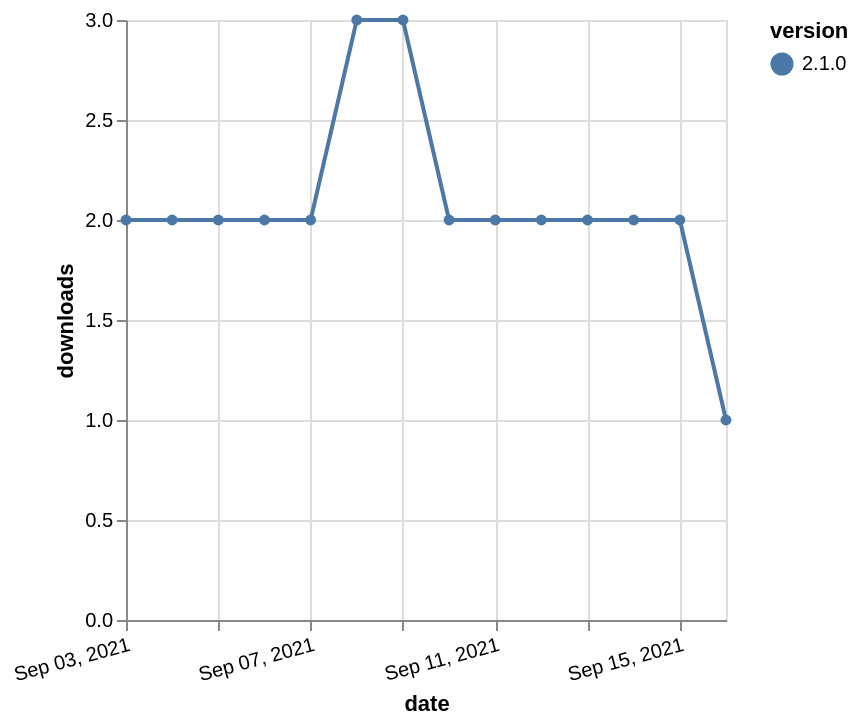

Express this chart as Vega-Lite.
### Vega-Lite specification from a JSON file in a GitHub repository (floating-point values rounded to 4 significant figures)
{"$schema": "https://vega.github.io/schema/vega-lite/v5.json", "description": "A simple bar chart with embedded data.", "data": {"values": [{"date": "2021-09-03", "total": 2741, "delta": 2, "version": "2.1.0"}, {"date": "2021-09-04", "total": 2743, "delta": 2, "version": "2.1.0"}, {"date": "2021-09-05", "total": 2745, "delta": 2, "version": "2.1.0"}, {"date": "2021-09-06", "total": 2747, "delta": 2, "version": "2.1.0"}, {"date": "2021-09-07", "total": 2749, "delta": 2, "version": "2.1.0"}, {"date": "2021-09-08", "total": 2752, "delta": 3, "version": "2.1.0"}, {"date": "2021-09-09", "total": 2755, "delta": 3, "version": "2.1.0"}, {"date": "2021-09-10", "total": 2757, "delta": 2, "version": "2.1.0"}, {"date": "2021-09-11", "total": 2759, "delta": 2, "version": "2.1.0"}, {"date": "2021-09-12", "total": 2761, "delta": 2, "version": "2.1.0"}, {"date": "2021-09-13", "total": 2763, "delta": 2, "version": "2.1.0"}, {"date": "2021-09-14", "total": 2765, "delta": 2, "version": "2.1.0"}, {"date": "2021-09-15", "total": 2767, "delta": 2, "version": "2.1.0"}, {"date": "2021-09-16", "total": 2768, "delta": 1, "version": "2.1.0"}]}, "width": "container", "mark": {"type": "line", "point": {"filled": true}}, "encoding": {"x": {"field": "date", "type": "temporal", "timeUnit": "yearmonthdate", "title": "date", "axis": {"labelAngle": -15}}, "y": {"field": "delta", "type": "quantitative", "title": "downloads"}, "color": {"field": "version", "type": "nominal"}, "tooltip": {"field": "delta"}}}
